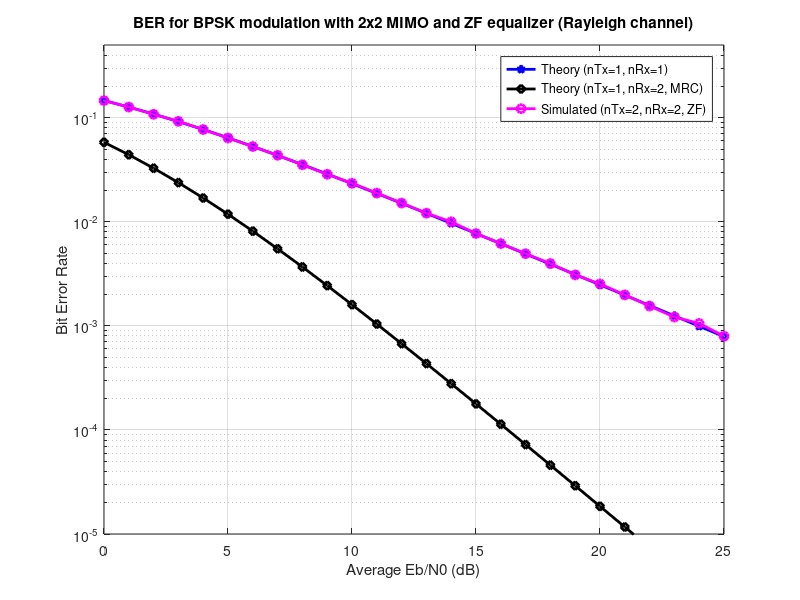

Recreate this plot in MATLAB.
clear;
N = 10^6; % number of bits or symbols
Eb_N0_dB = 0:25; % range of Eb/N0 values in dB
nTx = 2; % number of transmit antennas
nRx = 2; % number of receive antennas

for ii = 1:length(Eb_N0_dB)
    % Transmitter
    ip = rand(1, N) > 0.5; % generating bits 0,1 with equal probability
    s = 2 * ip - 1; % BPSK modulation: 0 -> -1; 1 -> 1
    sMod = kron(s, ones(nRx, 1)); % expand symbol for each Rx antenna
    sMod = reshape(sMod, [nRx, nTx, N/nTx]); % organize as [nRx, nTx, N/nTx] matrix
    
    % Channel and noise
    h = 1/sqrt(2) * (randn(nRx, nTx, N/nTx) + 1i * randn(nRx, nTx, N/nTx)); % Rayleigh channel
    n = 1/sqrt(2) * (randn(nRx, N/nTx) + 1i * randn(nRx, N/nTx)); % AWGN noise
    
    % Transmit signal through the channel with AWGN noise addition
    y = squeeze(sum(h .* sMod, 2)) + 10^(-Eb_N0_dB(ii)/20) * n;
    
    % Receiver with Zero Forcing (ZF) Equalizer
    hCof = zeros(2, 2, N/nTx); 
    hCof(1, 1, :) = sum(h(:, 2, :) .* conj(h(:, 2, :)), 1); % d term
    hCof(2, 2, :) = sum(h(:, 1, :) .* conj(h(:, 1, :)), 1); % a term
    hCof(2, 1, :) = -sum(h(:, 2, :) .* conj(h(:, 1, :)), 1); % c term
    hCof(1, 2, :) = -sum(h(:, 1, :) .* conj(h(:, 2, :)), 1); % b term
    
    hDen = hCof(1, 1, :) .* hCof(2, 2, :) - hCof(1, 2, :) .* hCof(2, 1, :); % ad-bc term
    hDen = reshape(kron(reshape(hDen, 1, N/nTx), ones(2, 2)), 2, 2, N/nTx);
    hInv = hCof ./ hDen; % ZF Equalizer matrix inv(H^H*H)
    
    % Process received symbols
    hMod = reshape(conj(h), nRx, N); % H^H
    yMod = kron(y, ones(1, 2)); % formatting y for equalization
    yMod = sum(hMod .* yMod, 1); % H^H * y
    yMod = kron(reshape(yMod, 2, N/nTx), ones(1, 2));
    yHat = sum(reshape(hInv, 2, N) .* yMod, 1); % inv(H^H*H) * H^H * y
    
    % Hard decision decoding
    ipHat = real(yHat) > 0;
    
    % Error counting
    nErr(ii) = size(find([ip - ipHat]), 2);
end

% Calculate Bit Error Rate (BER)
simBer = nErr / N;

% Theoretical BER calculations
EbN0Lin = 10.^(Eb_N0_dB / 10);
theoryBer_nRx1 = 0.5 * (1 - (1 + 1 ./ EbN0Lin).^(-0.5)); 
p = 1 / 2 - 1 / 2 * (1 + 1 ./ EbN0Lin).^(-0.5);
theoryBerMRC_nRx2 = p.^2 .* (1 + 2 * (1 - p)); 

% Plotting
figure;
semilogy(Eb_N0_dB, theoryBer_nRx1, 'bp-', 'LineWidth', 2);
hold on;
semilogy(Eb_N0_dB, theoryBerMRC_nRx2, 'kd-', 'LineWidth', 2);
semilogy(Eb_N0_dB, simBer, 'mo-', 'LineWidth', 2);
axis([0 25 10^-5 0.5]);
grid on;
legend('Theory (nTx=1, nRx=1)', 'Theory (nTx=1, nRx=2, MRC)', 'Simulated (nTx=2, nRx=2, ZF)');
xlabel('Average Eb/N0 (dB)');
ylabel('Bit Error Rate');
title('BER for BPSK modulation with 2x2 MIMO and ZF equalizer (Rayleigh channel)');
